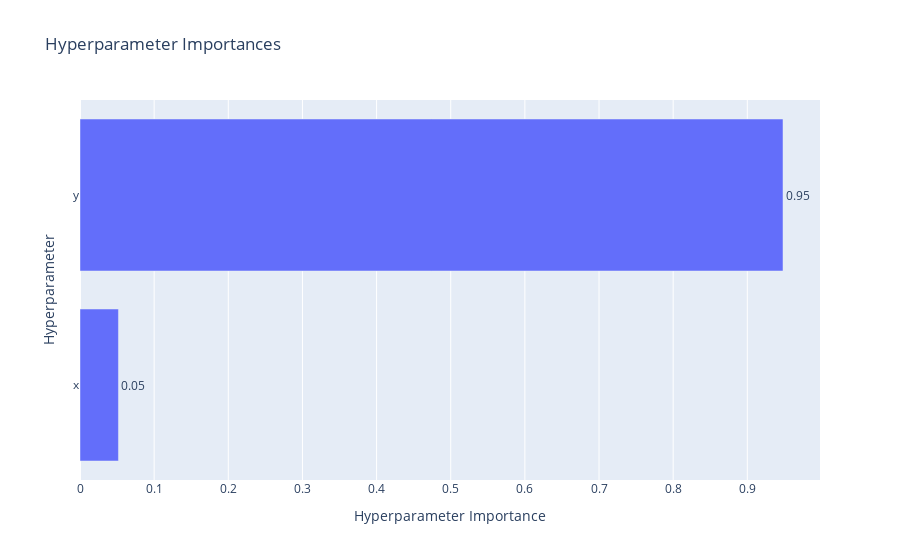

Here is the notebook cell this chart was saved with:
### Code cell
import optuna.visualization as vis

# 하이퍼 파라미터 중요도 시각화
vis.plot_param_importances(study).show()

### Figure 1 — Plotly figure (JSON) as saved in the notebook; plotly's stock layout.template omitted (floating-point values rounded to 4 significant figures)
{"data": [{"cliponaxis": false, "hovertemplate": ["x (FloatDistribution): 0.051859109581789964<extra></extra>", "y (FloatDistribution): 0.94814089041821<extra></extra>"], "name": "Objective Value", "orientation": "h", "text": ["0.05", "0.95"], "textposition": "outside", "type": "bar", "x": [0.05186, 0.9481], "y": ["x", "y"]}], "layout": {"title": {"text": "Hyperparameter Importances"}, "xaxis": {"title": {"text": "Hyperparameter Importance"}}, "yaxis": {"title": {"text": "Hyperparameter"}}}}
